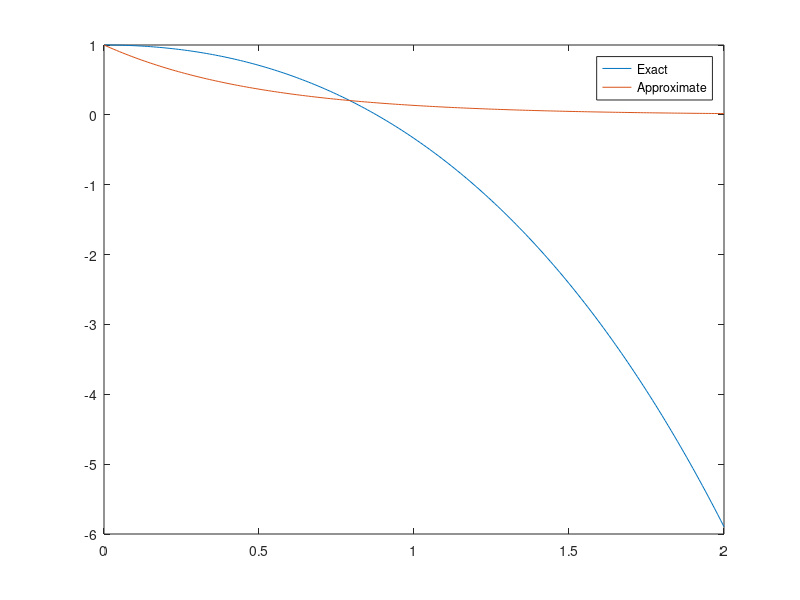

Reproduce this figure in MATLAB.
%% Example 1
% Solve y'(t)=-2y(t) with y0=3, midpoint method
y0 = 1;                  % Initial Condition
h=0.01;                   % Time step
t = 0:h:2;               % t goes from 0 to 2 seconds.
yexact = cos(t)+sin(t)-exp(t)+1;     % Exact solution (in general we won't know this
ystar = zeros(size(t));  % Preallocate array (good coding practice)

ystar(1) = y0;           % Initial condition gives solution at t=0.
for i=1:(length(t)-1)
  k1 = -2*ystar(i)              % Approx for y gives approx for deriv
  y1 = ystar(i)+k1*h/2;         % Intermediate value
  k2 = -2*y1                    % Approx deriv at intermediate value.
  ystar(i+1) = ystar(i) + k2*h; % Approximate solution at next value of y
end
plot(t,yexact,t,ystar);
legend('Exact','Approximate');